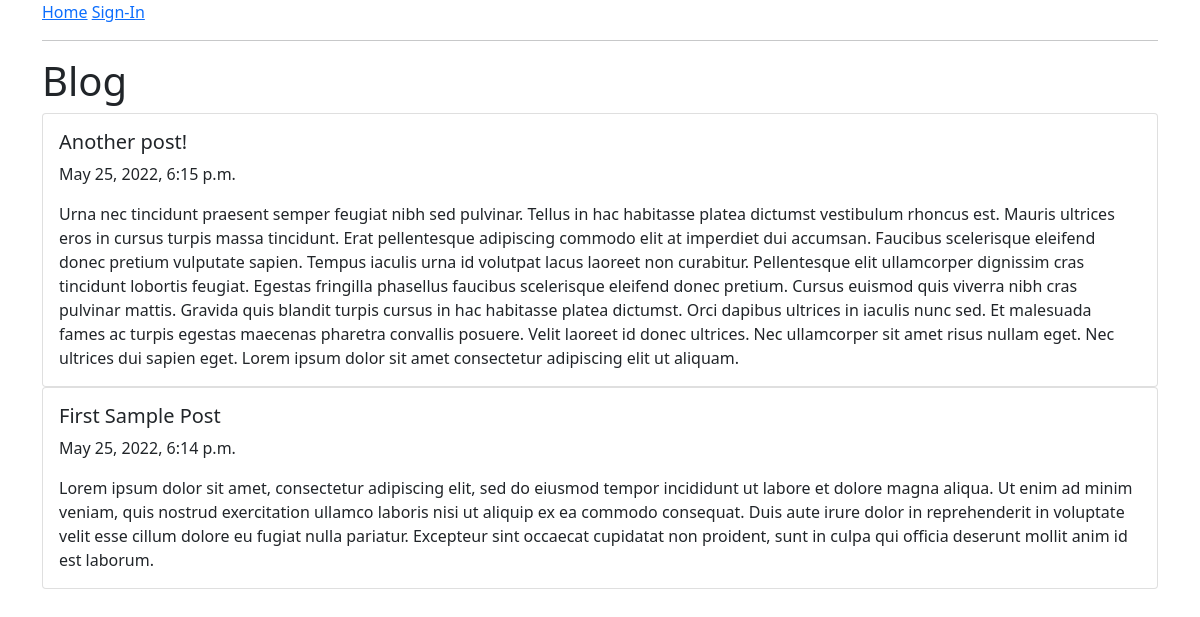
Before: / with the older database file.
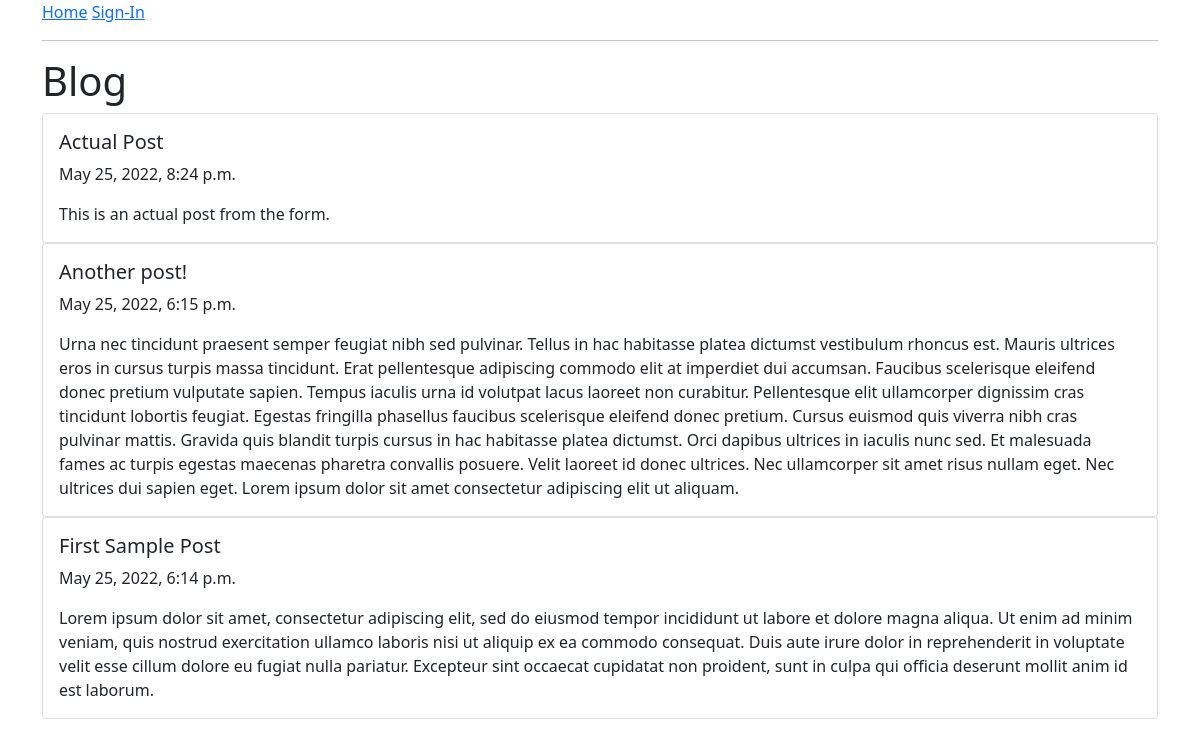
After: the same page with the newer database file.
### blog_app/models.py (models this page shows)
class Post(models.Model):
  title = models.CharField(max_length=200)
  body = models.TextField()
  created = models.DateTimeField(auto_now_add=True)
  updated = models.DateField(auto_now=True)

### blog_app/views.py (the view)
# urls.py: 2. Add a URL to urlpatterns:  path('', views.home, name='home')
def home(request):
  posts = Post.objects.order_by('-created')
  context = {'posts':posts}
  return render(request, 'blog_app/home.html', context)

### blog_app/templates/blog_app/home.html
{% extends 'blog_app/base.html' %}
{% block contentMain %}
{% include 'blog_app/_posts.html' %}
{% endblock contentMain %}

### blog_app/templates/blog_app/base.html (shortened to what this page needs)
<!DOCTYPE html>
<html lang="en">
  <head>
    <link
      href="https://cdn.jsdelivr.net/npm/bootstrap@5.1.3/dist/css/bootstrap.min.css"
      rel="stylesheet"
    />
  </head>
  <body>
    <div class="container">
      {% include 'blog_app/_navbar.html' %}
      <h1>Blog</h1>
      {% block contentMain %}
      {% endblock contentMain %}
    </div>
  </body>
</html>

### blog_app/templates/blog_app/_navbar.html
<a href="{% url 'blog_app:home' %}">Home</a>
<a href="#">Sign-In</a>
<hr>

### blog_app/templates/blog_app/_posts.html
  {% for post in posts %}
  <div class="card">
    <div class="card-body">
      <h5 class="card-title">{{ post.title }}</h5>
      <p class="card-text">{{ post.created }}</p>
      <div>{{ post.body }}</div>
    </div>
  </div>
  {% endfor %}

Changed rows visible on the page:
added Post: title "Actual Post", created "May 25, 2022, 8:24 p.m.", body "This is an actual post from the form."
